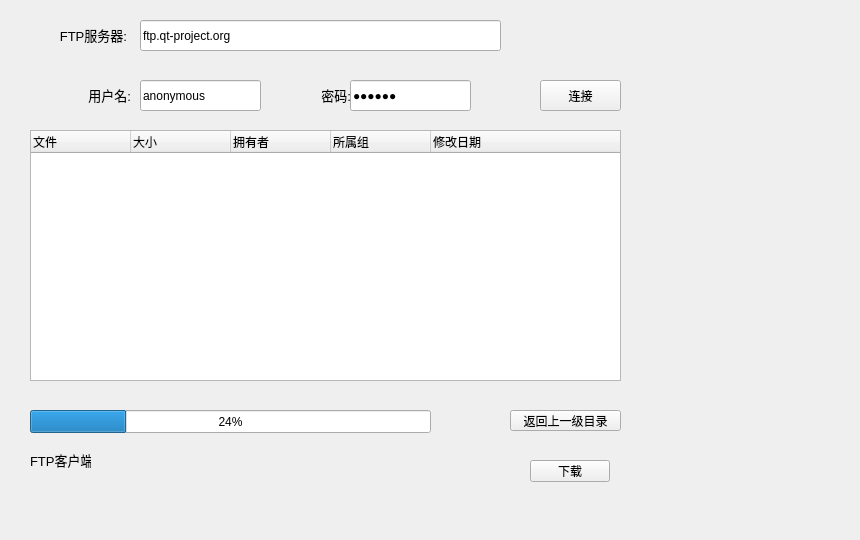
<?xml version="1.0" encoding="UTF-8"?>
<ui version="4.0">
 <class>Widget</class>
 <widget class="QWidget" name="Widget">
  <property name="geometry">
   <rect>
    <x>0</x>
    <y>0</y>
    <width>860</width>
    <height>540</height>
   </rect>
  </property>
  <property name="sizePolicy">
   <sizepolicy hsizetype="Minimum" vsizetype="Minimum">
    <horstretch>0</horstretch>
    <verstretch>0</verstretch>
   </sizepolicy>
  </property>
  <property name="windowTitle">
   <string>Widget</string>
  </property>
  <widget class="QTreeWidget" name="fileList">
   <property name="geometry">
    <rect>
     <x>30</x>
     <y>130</y>
     <width>591</width>
     <height>251</height>
    </rect>
   </property>
   <column>
    <property name="text">
     <string>文件</string>
    </property>
   </column>
   <column>
    <property name="text">
     <string>大小</string>
    </property>
   </column>
   <column>
    <property name="text">
     <string>拥有者</string>
    </property>
   </column>
   <column>
    <property name="text">
     <string>所属组</string>
    </property>
   </column>
   <column>
    <property name="text">
     <string>修改日期</string>
    </property>
   </column>
  </widget>
  <widget class="QProgressBar" name="progressBar">
   <property name="geometry">
    <rect>
     <x>30</x>
     <y>410</y>
     <width>401</width>
     <height>23</height>
    </rect>
   </property>
   <property name="value">
    <number>24</number>
   </property>
  </widget>
  <widget class="QPushButton" name="cdToParentButton">
   <property name="geometry">
    <rect>
     <x>510</x>
     <y>410</y>
     <width>111</width>
     <height>21</height>
    </rect>
   </property>
   <property name="sizePolicy">
    <sizepolicy hsizetype="Minimum" vsizetype="Expanding">
     <horstretch>0</horstretch>
     <verstretch>0</verstretch>
    </sizepolicy>
   </property>
   <property name="text">
    <string>返回上一级目录</string>
   </property>
  </widget>
  <widget class="QPushButton" name="downloadButton">
   <property name="geometry">
    <rect>
     <x>530</x>
     <y>460</y>
     <width>80</width>
     <height>22</height>
    </rect>
   </property>
   <property name="text">
    <string>下载</string>
   </property>
  </widget>
  <widget class="QLabel" name="label">
   <property name="geometry">
    <rect>
     <x>36</x>
     <y>20</y>
     <width>91</width>
     <height>31</height>
    </rect>
   </property>
   <property name="sizePolicy">
    <sizepolicy hsizetype="Minimum" vsizetype="Minimum">
     <horstretch>0</horstretch>
     <verstretch>0</verstretch>
    </sizepolicy>
   </property>
   <property name="text">
    <string>&lt;html&gt;&lt;head/&gt;&lt;body&gt;&lt;p align=&quot;right&quot;&gt;&lt;span style=&quot; font-size:10pt;&quot;&gt;FTP服务器:&lt;/span&gt;&lt;/p&gt;&lt;/body&gt;&lt;/html&gt;</string>
   </property>
  </widget>
  <widget class="QLabel" name="label_2">
   <property name="geometry">
    <rect>
     <x>50</x>
     <y>80</y>
     <width>81</width>
     <height>31</height>
    </rect>
   </property>
   <property name="sizePolicy">
    <sizepolicy hsizetype="Minimum" vsizetype="Minimum">
     <horstretch>0</horstretch>
     <verstretch>0</verstretch>
    </sizepolicy>
   </property>
   <property name="text">
    <string>&lt;html&gt;&lt;head/&gt;&lt;body&gt;&lt;p align=&quot;right&quot;&gt;&lt;span style=&quot; font-size:10pt;&quot;&gt;用户名:&lt;/span&gt;&lt;/p&gt;&lt;/body&gt;&lt;/html&gt;</string>
   </property>
  </widget>
  <widget class="QLineEdit" name="ftpServerLineEdit">
   <property name="geometry">
    <rect>
     <x>140</x>
     <y>20</y>
     <width>361</width>
     <height>31</height>
    </rect>
   </property>
   <property name="text">
    <string>ftp.qt-project.org</string>
   </property>
  </widget>
  <widget class="QLineEdit" name="userNameLineEdit">
   <property name="geometry">
    <rect>
     <x>140</x>
     <y>80</y>
     <width>121</width>
     <height>31</height>
    </rect>
   </property>
   <property name="toolTip">
    <string>默认用户名请使用: anonymous，此时密码随意</string>
   </property>
   <property name="text">
    <string>anonymous</string>
   </property>
  </widget>
  <widget class="QLabel" name="label_3">
   <property name="geometry">
    <rect>
     <x>260</x>
     <y>80</y>
     <width>91</width>
     <height>31</height>
    </rect>
   </property>
   <property name="sizePolicy">
    <sizepolicy hsizetype="Minimum" vsizetype="Minimum">
     <horstretch>0</horstretch>
     <verstretch>0</verstretch>
    </sizepolicy>
   </property>
   <property name="text">
    <string>&lt;html&gt;&lt;head/&gt;&lt;body&gt;&lt;p align=&quot;right&quot;&gt;&lt;span style=&quot; font-size:10pt;&quot;&gt;密码:&lt;/span&gt;&lt;/p&gt;&lt;/body&gt;&lt;/html&gt;</string>
   </property>
  </widget>
  <widget class="QLineEdit" name="passWordLineEdit">
   <property name="geometry">
    <rect>
     <x>350</x>
     <y>80</y>
     <width>121</width>
     <height>31</height>
    </rect>
   </property>
   <property name="text">
    <string>123456</string>
   </property>
   <property name="echoMode">
    <enum>QLineEdit::Password</enum>
   </property>
  </widget>
  <widget class="QLabel" name="label_4">
   <property name="geometry">
    <rect>
     <x>30</x>
     <y>450</y>
     <width>61</width>
     <height>21</height>
    </rect>
   </property>
   <property name="sizePolicy">
    <sizepolicy hsizetype="Minimum" vsizetype="Minimum">
     <horstretch>0</horstretch>
     <verstretch>0</verstretch>
    </sizepolicy>
   </property>
   <property name="text">
    <string>&lt;html&gt;&lt;head/&gt;&lt;body&gt;&lt;p align=&quot;center&quot;&gt;&lt;span style=&quot; font-size:10pt;&quot;&gt;FTP客户端&lt;/span&gt;&lt;/p&gt;&lt;/body&gt;&lt;/html&gt;</string>
   </property>
  </widget>
  <widget class="QPushButton" name="connectButton">
   <property name="geometry">
    <rect>
     <x>540</x>
     <y>80</y>
     <width>81</width>
     <height>31</height>
    </rect>
   </property>
   <property name="text">
    <string>连接</string>
   </property>
  </widget>
 </widget>
 <layoutdefault spacing="6" margin="11"/>
 <resources/>
 <connections/>
</ui>
